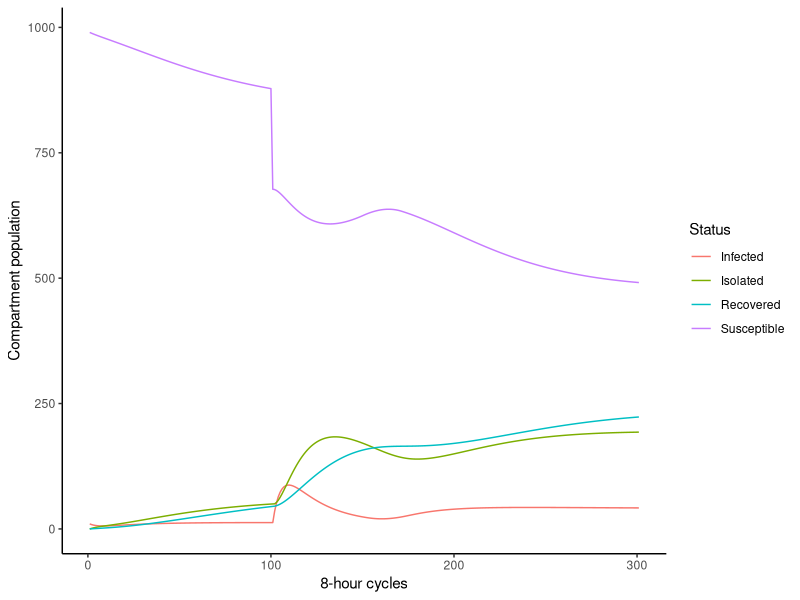

Reproduce this figure in R.

library(dplyr)
library(tidyr)
library(ggplot2)

# For now, define parameters here

nCycles <- 300

baseParameters <- list(
  r0 = 2.5,
  incubationTime = 3*3,
  recoveryTime = 14*3,
  immunityTime = 14*3,
  externalInfections = 1,
  startingInfections = 10,
  testingCadence = 9,
  population= 1000
)

baseParameters$rho <- 1/baseParameters$recoveryTime #recovery rate
baseParameters$theta <- 1/baseParameters$incubationTime #incubation rate
baseParameters$sigma <- 1/baseParameters$immunityTime # rate of loss of post-infection immunity
baseParameters$detectionRate <- 1/baseParameters$testingCadence 
baseParameters$beta <- baseParameters$r0/baseParameters$recoveryTime # if each infection

# set up variant emergence. For now just 1 
# a variant has an emergence time,  a growth rate, and
# differences in disease properties. Once the variant emerges,
# parameters will converge towards variant parameters at some speed
variant <- list(
    emergenceStart = round(1*nCycles/2), #which cycle it starts
    emergenceTime = 21, # how many cycles until it "takes over"
    r0 = 4.0,
    externalInfections = 4
)

# infection event. Example: spring break. 
infectionEvent <- list(
  time = round(nCycles*1/3), #which cycle it happens
  externalInfections = baseParameters$population*.2 #how many infections
)

# initial conditiions
startingStates <- data.frame(
  susceptible = baseParameters$population - baseParameters$startingInfections,
  exposed = 0,
  infected = baseParameters$startingInfections,
  isolated = 0,
  recovered = 0
)
stateNames <- colnames(startingStates)


# this is a CSV where you can define transition equations
transitionsRaw <- read.csv("stateTransitionEqns.csv", fileEncoding="UTF-8-BOM") 

# this block of code takes the transition equations from the CSV and 
# prepares them for use
transitionEqList <- lapply(
  1:length(startingStates), function(a){
    stNm <- stateNames[a]
    inflowEq <- transitionsRaw %>% 
      filter(targetCompartment == stNm) %>% 
      select(-sourceCompartment, -targetCompartment) %>% 
      mutate(equation = paste0("(", equation, ")")) %>% 
      summarize(equation = paste(equation, collapse = " + ")) %>% 
      unlist()
    
    outflowEq <- transitionsRaw %>%
      filter(sourceCompartment == stNm) %>% 
      select(-sourceCompartment, -targetCompartment) %>% 
      mutate(equation = paste0("-(", equation, ")")) %>% 
      summarize(equation = paste(equation, collapse = " + ")) %>% 
      unlist()
    
    totalFlowEq <- paste(inflowEq, outflowEq)
    
  }
) %>%  unlist()  

names(transitionEqList) <- stateNames


history <- startingStates
states <- startingStates

# Core loop that runs the model logic
for (i in 1:nCycles){
  
  currentParameters <- baseParameters
  
  # change the parameters according to variant emergence
  if(i > variant$emergenceStart){
    # variant taking over
    vShare <- min((i - variant$emergenceStart)/
      variant$emergenceTime, 1)
    currentParameters$r0 <- vShare*variant$r0 + (1-vShare)*baseParameters$r0
    currentParameters$externalInfections <- vShare*variant$externalInfections +
      (1-vShare)*baseParameters$externalInfections
  }
  
  if(i == infectionEvent$time){
    currentParameters$externalInfections <- currentParameters$externalInfections + 
      infectionEvent$externalInfections
  }
  
  
  
  changes <- lapply(1:length(states), function(s){
    eval(parse(text = transitionEqList[[s]]))
  }) %>% unlist()
  
  states <- states + changes
  history <- bind_rows(history, states)
}
history$cycle <- 1:nrow(history)

p <- ggplot(history) +
  geom_line(aes(x = cycle, y = susceptible, color = "Susceptible"))+ 
  geom_line(aes(x = cycle, y = infected, color = "Infected")) +
  geom_line(aes(x = cycle, y = isolated, color = "Isolated")) +
  geom_line(aes(x = cycle, y = recovered, color = "Recovered")) +
  scale_color_discrete(name = "Status") +
  ylab("Compartment population") +
  xlab("8-hour cycles") + 
  theme_classic()

print(p)
